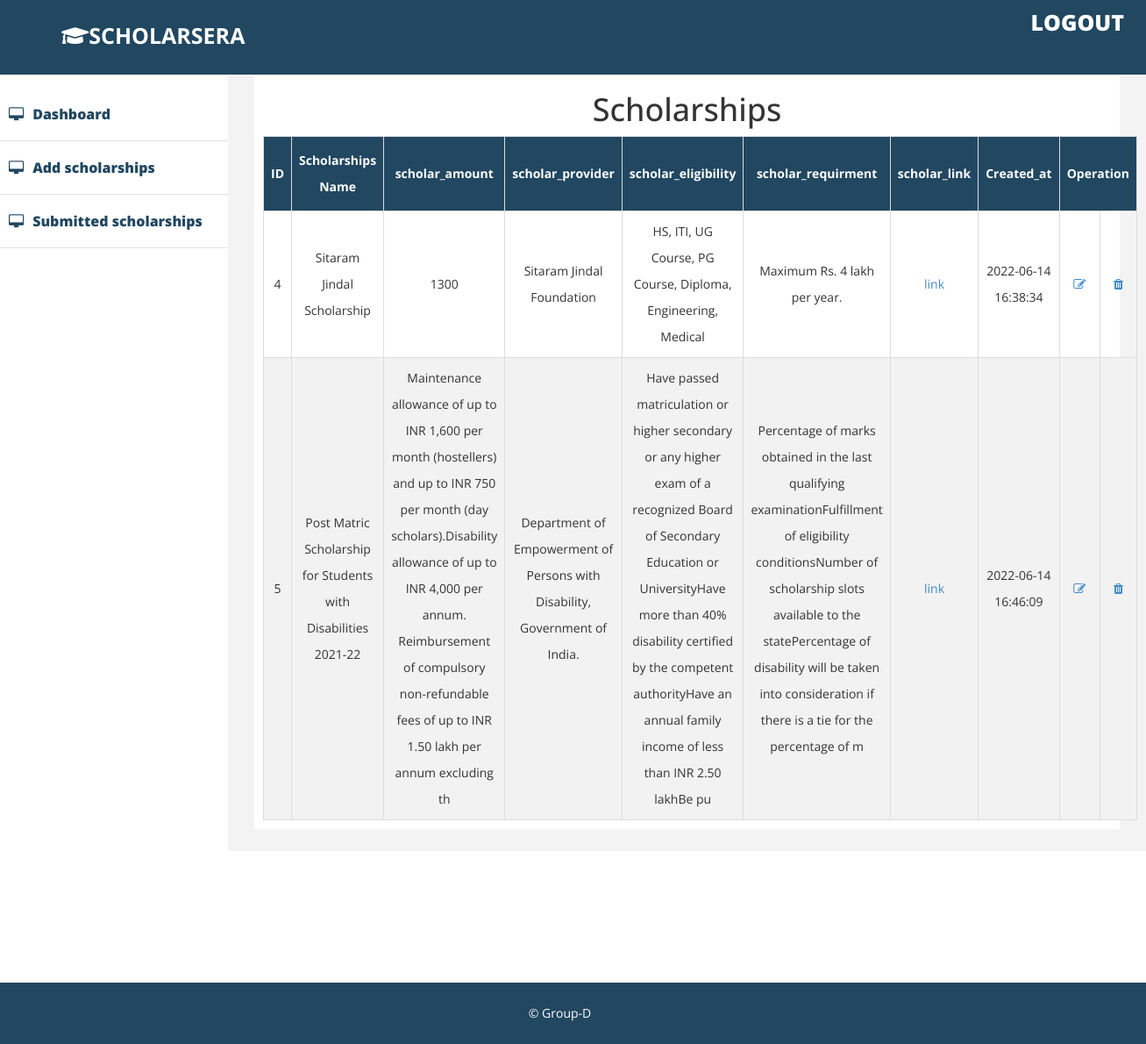
Screenshot of /admin/view_ss.php with the database file from the repository.
### tables this page shows
CREATE TABLE `au_sholarships` (
  `id` int(11) NOT NULL,
  `scholar_name` varchar(255) NOT NULL,
  `scholar_amount` varchar(255) NOT NULL,
  `scholar_provider` varchar(255) NOT NULL,
  `scholar_eligibility` varchar(255) NOT NULL,
  `scholar_requirment` varchar(255) NOT NULL,
  `scholar_link` varchar(255) NOT NULL,
  `created_at` datetime NOT NULL DEFAULT current_timestamp()
);

### admin/view_ss.php (the view, shortened to what this page needs)
<!DOCTYPE html>
<html xmlns="http://www.w3.org/1999/xhtml">
<head>
    <link href="assets/css/bootstrap.css" rel="stylesheet" />
     <link rel="stylesheet" href="https://cdnjs.cloudflare.com/ajax/libs/font-awesome/5.15.4/css/all.min.css">
    <link rel="stylesheet" href="https://maxcdn.bootstrapcdn.com/font-awesome/4.4.0/css/font-awesome.min.css">
    <link href="assets/css/custom.css" rel="stylesheet" />
</head>
<body>
    <div id="wrapper">
         <div class="navbar navbar-inverse navbar-fixed-top">
            <div class="adjust-nav">
                <div class="navbar-header">
                    <label class="logo"> <i class="fas fa-graduation-cap"></i>SCHOLARSERA</label>
                </div>
                 <span class="logout-spn" >
                  <a href="logout.php" style="color:#fff;">LOGOUT</a>
                </span>
            </div>
        </div>
        <nav class="navbar-default navbar-side" role="navigation">
            <div class="sidebar-collapse">
                <ul class="nav" id="main-menu">
                    <li >
                        <a href="index.php" ><i class="fa fa-desktop "></i>Dashboard</a>
                    </li>
                    <li >
                        <a href="add_ss.php" ><i class="fa fa-desktop "></i>Add scholarships</a>
                    </li>
                    <li >
                        <a href="submit_ss.php" ><i class="fa fa-desktop "></i>Submitted scholarships</a>
                    </li>
                   </ul>
            </div>
        </nav>
        <div id="page-wrapper" >
            <div id="page-inner">
                <div class="row">
                    <div class="col-md-12">
<h1 style="text-align: center;">Scholarships</h1>
<table id="table">
  <tr>
    <th>ID</th>
    <th>Scholarships Name</th>
    <th>scholar_amount</th>
    <th>scholar_provider</th>
    <th>scholar_eligibility</th>
    <th>scholar_requirment</th>
    <th>scholar_link</th>
    <th>Created_at</th>
    <th colspan="2">Operation</th>
  </tr>
  <tbody>
    <?php
  $conn=mysqli_connect("localhost","root","","project");
$selecrquery = "select * from au_sholarships ";
$query = mysqli_query($conn,$selecrquery);
while ($res = mysqli_fetch_array($query)) {
?>
    <tr>
            <td><?php echo $res['id']; ?></td>
                        <td><?php echo $res['scholar_name']; ?></td>
                        <td><?php echo $res['scholar_amount']; ?></td>
                        <td><?php echo $res['scholar_provider']; ?></td>
                        <td><?php echo $res['scholar_eligibility']; ?></td>
                        <td><?php echo $res['scholar_requirment']; ?></td>
                        <td><?php echo '<a href="' . $res['scholar_link'] . '">link'; ?></td>
                        <td><?php echo $res['created_at']; ?></td>
                        <td><a href="scholarships_update.php?id=<?php echo $res['id']; ?>" data-toggle="tooltip" data-placement="right" title="Edit"><i class="fa fa-edit" aria-hidden="true"></i></a></td>
                        <td><a href="scholarships_delete.php?id=<?php echo $res['id']; ?>" data-toggle="tooltip" data-placement="right" title="Delete"><i class="fa fa-trash" aria-hidden="true"></i></a></td>
                    </tr>
<?php
}
 ?>
    </tbody>
</table>
                    </div>
                </div>
            </div>
        </div>
    </div><br><br><br><br><br>
    <div class="footer">
             <div class="row">
                <div class="col-lg-12 text-center" >
                    &copy;  Group-D
                </div>
        </div>
        </div>
</body>
</html>

### admin/assets/css/custom.css (style rules this page uses)
body { font-family: 'Open Sans', sans-serif; line-height:30px; }
#wrapper { width: 100%; margin-top:50px; }
#page-wrapper { padding: 15px 15px; min-height: 600px; background:#F3F3F3; }
#page-inner { width:100%; margin:10px 20px 10px 0px; background-color:#fff!important; padding:10px; min-height:100px; }
.sidebar-collapse .nav { padding:0; padding-top:50px; }
.sidebar-collapse > .nav > li > a { padding:15px 10px; color: #214761; font-weight: 900; font-size: 16px; }
.sidebar-collapse > .nav > li { border-bottom:1px solid #e1e1e1; }
.navbar-side { border:none; background-color: #fff; }
.navbar-inverse { background-color: #214761; border-color: #F0F0F0; min-height: 80px; }
.nav > li > a > i { margin-right:10px; }
.logout-spn { float:right; color:#fff; font-size:25px; font-weight:800; margin:20px; margin: 10px 25px 10px 50px; }
.logout-spn a { text-decoration:none; }
.footer { background-color:#214761; width:100%; color:#fff; padding:20px 50px 20px 50px; padding-left:20px; }
@media (min-width:768px) { #page-wrapper { margin: 0 0 0 260px; padding: 15px 30px; min-height: 100px; } }
@media (min-width:768px) { .navbar-side { z-index: 1; position: absolute; width: 260px; } }

### admin/view_ss.php (style rules this page uses)
#table { text-align: center; border-collapse: collapse; width: 100%; }
#table td, #table th { border: 1px solid #ddd; padding: 8px; }
#table tr:nth-child(even) { background-color: #f2f2f2; }
#table th { padding-top: 12px; padding-bottom: 12px; text-align: center; background-color: #214761; color: white; }
label.logo { color: white; font-size: 25px; line-height: 80px; padding: 0 70px; font-weight: bold; }

### rows the page displays
au_sholarships: id "4", scholar_name "Sitaram Jindal Scholarship", scholar_amount "1300", scholar_provider "Sitaram Jindal Foundation", scholar_eligibility "HS, ITI, UG Course, PG Course, Diploma, Engineering, Medical", scholar_requirment "Maximum Rs. 4 lakh per year.", created_at "2022-06-14 16:38:34"
au_sholarships: id "5", scholar_name "Post Matric Scholarship for Students with Disabilities 2021-22", scholar_amount "Maintenance allowance of up to INR 1,600 per month (hostellers) and up to INR 750 per month (day scholars).Disability allowance of up to INR 4,000 per annum. Reimbursement of compulsory non-refundable fees of up to INR 1.50 lakh per annum excluding th", scholar_provider "Department of Empowerment of Persons with Disability, Government of India.", scholar_eligibility "Have passed matriculation or higher secondary or any higher exam of a recognized Board of Secondary Education or UniversityHave more than 40% disability certified by the competent authorityHave an annual family income of less than INR 2.50 lakhBe pu", scholar_requirment "Percentage of marks obtained in the last qualifying examinationFulfillment of eligibility conditionsNumber of scholarship slots available to the statePercentage of disability will be taken into consideration if there is a tie for the percentage of m", created_at "2022-06-14 16:46:09"
